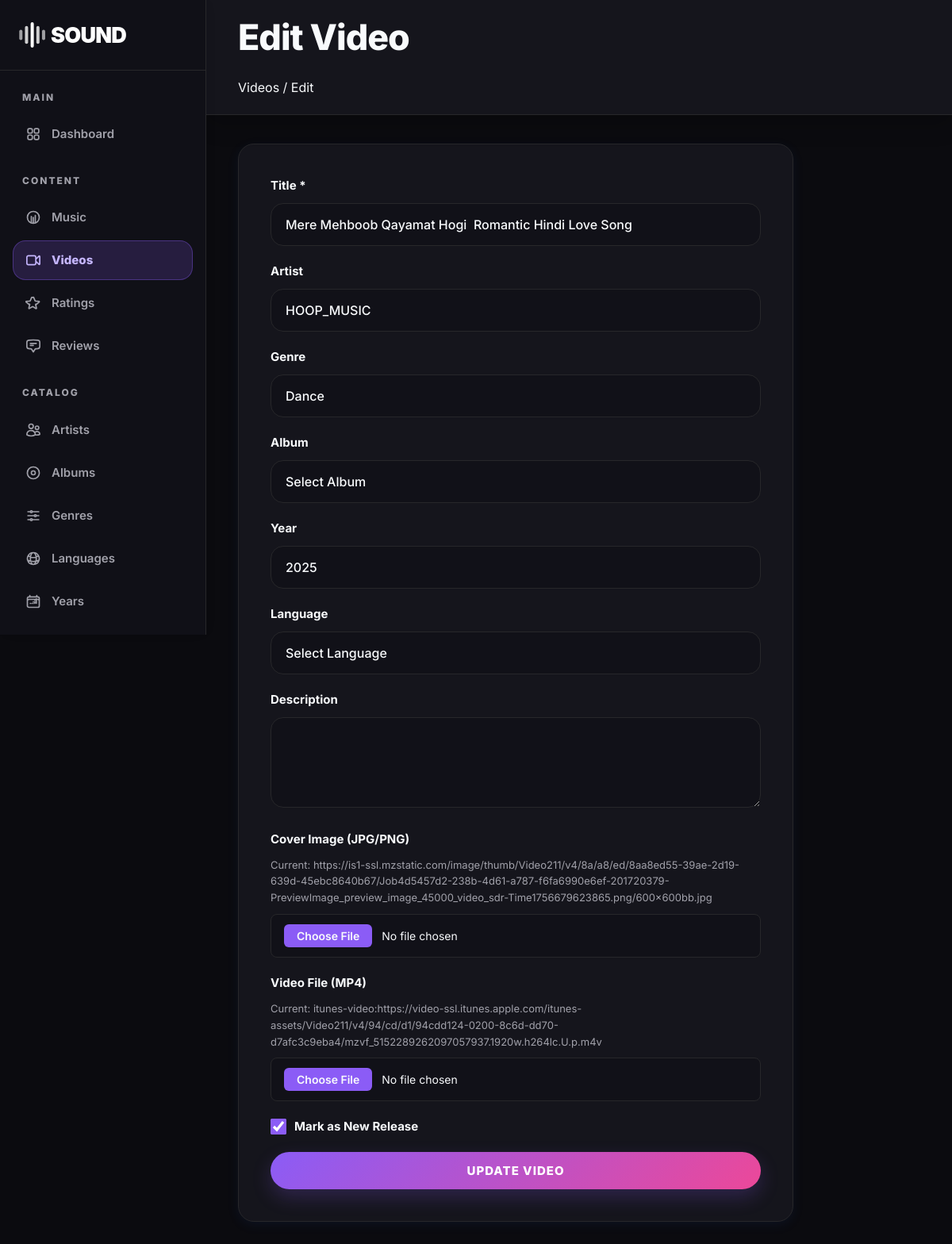
Page /admin/videos/edit.php?id=17 (signed in) on the committed database.
### tables this page shows
CREATE TABLE `videos` (
  `id` int(11) NOT NULL,
  `title` varchar(200) NOT NULL,
  `artist_id` int(11) DEFAULT NULL,
  `album_id` int(11) DEFAULT NULL,
  `year_id` int(11) DEFAULT NULL,
  `genre_id` int(11) DEFAULT NULL,
  `language_id` int(11) DEFAULT NULL,
  `description` text DEFAULT NULL,
  `image` varchar(255) DEFAULT NULL,
  `video_file` varchar(255) DEFAULT NULL,
  `is_new` tinyint(1) NOT NULL DEFAULT 1,
  `created_at` timestamp NOT NULL DEFAULT current_timestamp()
);

CREATE TABLE `artists` (
  `id` int(11) NOT NULL,
  `artist_name` varchar(150) NOT NULL,
  `created_at` timestamp NOT NULL DEFAULT current_timestamp(),
  `image` varchar(255) DEFAULT NULL
);

CREATE TABLE `genres` (
  `id` int(11) NOT NULL,
  `genre_name` varchar(100) NOT NULL
);

CREATE TABLE `years` (
  `id` int(11) NOT NULL,
  `year_value` year(4) NOT NULL
);

### admin/videos/edit.php (the view, shortened to what this page needs)
<?php
require_once "../../config/db.php";
$id = intval($_GET["id"] ?? 0);
$stmt = mysqli_prepare($conn, "SELECT * FROM videos WHERE id = ?");
mysqli_stmt_bind_param($stmt, "i", $id);
mysqli_stmt_execute($stmt);
$result = mysqli_stmt_get_result($stmt);
$track = mysqli_fetch_assoc($result);
$artists = mysqli_query($conn, "SELECT id, artist_name FROM artists ORDER BY artist_name ASC");
$genres = mysqli_query($conn, "SELECT id, genre_name FROM genres ORDER BY genre_name ASC");
$years = mysqli_query($conn, "SELECT id, year_value FROM years ORDER BY year_value DESC");
?>
<!DOCTYPE html>
<html lang="en">
<head>
    <link rel="stylesheet" href="../../assets/css/style.css?v=<?php echo time(); ?>">
    <link rel="stylesheet" href="../../assets/css/admin.css?v=<?php echo time(); ?>">
</head>
<body>
<div class="admin-layout">
    <?php
    include "../../includes/admin_header.php";
    ?>
    <main class="admin-main">
        <div class="admin-topbar">
            <div>
                <h1>Edit Video</h1>
                <div class="breadcrumb"><a href="index.php">Videos</a> / Edit</div>
            </div>
        </div>
        <div class="admin-content">
            <div class="form-panel">
                <form method="POST" enctype="multipart/form-data">
                    <div class="form-group">
                        <label>Title *</label>
                        <input type="text" name="title" value="<?php echo htmlspecialchars($track['title']); ?>" required class="form-control">
                    </div>
                    <div class="form-group">
                        <label>Artist</label>
                        <select name="artist_id" class="form-control">
                            <?php while($row = mysqli_fetch_assoc($artists)): ?>
                                <option value="<?php echo $row['id']; ?>" <?php if($track['artist_id'] == $row['id']) echo 'selected'; ?>><?php echo $row['artist_name']; ?></option>
                            <?php endwhile; ?>
                        </select>
                    </div>
                    <div class="form-group">
                        <label>Genre</label>
                        <select name="genre_id" class="form-control">
                            <?php while($row = mysqli_fetch_assoc($genres)): ?>
                                <option value="<?php echo $row['id']; ?>" <?php if($track['genre_id'] == $row['id']) echo 'selected'; ?>><?php echo $row['genre_name']; ?></option>
                            <?php endwhile; ?>
                        </select>
                    </div>
                    <div class="form-group">
                        <label>Album</label>
                        <select name="album_id" class="form-control">
                            <option value="0">Select Album</option>
                        </select>
                    </div>
                    <div class="form-group">
                        <label>Year</label>
                        <select name="year_id" class="form-control">
                            <?php while($row = mysqli_fetch_assoc($years)): ?>
                                <option value="<?php echo $row['id']; ?>" <?php if($track['year_id'] == $row['id']) echo 'selected'; ?>><?php echo $row['year_value']; ?></option>
                            <?php endwhile; ?>
                        </select>
                    </div>
                    <div class="form-group">
                        <label>Language</label>
                        <select name="language_id" class="form-control">
                            <option value="0">Select Language</option>
                        </select>
                    </div>
                    <div class="form-group">
                        <label>Description</label>
                        <textarea name="description" class="form-control" rows="4"><?php echo htmlspecialchars($track['description'] ?? ''); ?></textarea>
                    </div>
                    <div class="form-group">
                        <label>Cover Image (JPG/PNG)</label>
                        <?php if($track['image']): ?>
                            <p style="margin-bottom: 10px; color: var(--text-muted); font-size: 13px;">Current: <?php echo htmlspecialchars($track['image']); ?></p>
                        <?php endif; ?>
                        <input type="file" name="image" accept="image/*" class="form-control-file">
                    </div>
                    <div class="form-group">
                        <label>Video File (MP4)</label>
                        <?php if($track['video_file']): ?>
                            <p style="margin-bottom: 10px; color: var(--text-muted); font-size: 13px;">Current: <?php echo htmlspecialchars($track['video_file']); ?></p>
                        <?php endif; ?>
                        <input type="file" name="video_file" accept="video/*" class="form-control-file">
                    </div>
                    <div class="form-group form-check">
                        <input type="checkbox" name="is_new" value="1" <?php if($track['is_new']) echo 'checked'; ?> id="is_new">
                        <label for="is_new" style="margin-bottom:0; color:var(--text-primary);">Mark as New Release</label>
                    </div>
                    <button type="submit" class="btn btn-primary btn-block">Update Video</button>
                </form>
            </div>
        </div>
    </main>
</div>
</body>
</html>

### rows in the picture
videos: title "Mere Mehboob Qayamat Hogi Romantic Hindi Love Song", artist_id "HOOP_MUSIC", genre_id "Dance", year_id "2025", image "https://is1-ssl.mzstatic.com/image/thumb/Video211/v4/8a/a8/ed/8aa8ed55-39ae-2d19-639d-45ebc8640b67/Job4d5457d2-238b-4d61-a787-f6fa6990e6ef-201720379-PreviewImage_preview_image_45000_video_sdr-Time1756679623865.png/600x600bb.jpg", video_file "itunes-video:https://video-ssl.itunes.apple.com/itunes-assets/Video211/v4/94/cd/d1/94cdd124-0200-8c6d-dd70-d7afc3c9eba4/mzvf_5152289262097057937.1920w.h264lc.U.p.m4v", is_new "☑"
